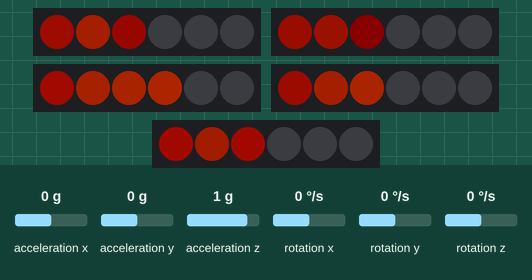
A sketch run on a simulated Seeed XIAO ESP32-C3. Parts: 5 × 6 RGB LEDs in strip order, left to right. The inputs (shaded band) are chosen by the test bench; at power-on: acceleration x 0 g, acceleration y 0 g, acceleration z 1 g, rotation x 0 °/s, rotation y 0 °/s, rotation z 0 °/s. Dim RGB values are drawn brighter than linear; random numbers use the default seed unless the sketch sets one; what the sketch prints to the serial monitor is not drawn.

Above: at 1.0 s.
At 10.86 s:
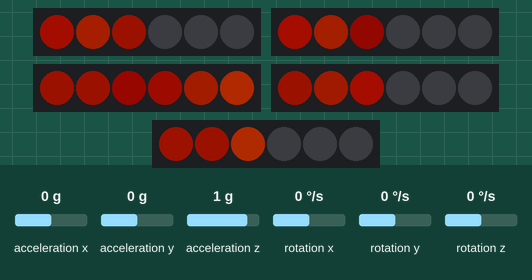
At 12.76 s:
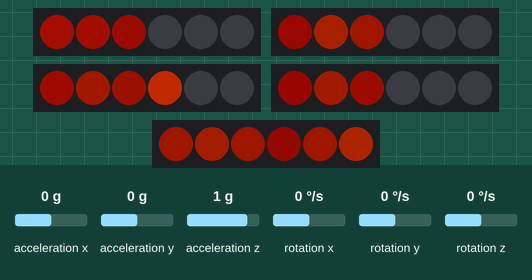
At 18.2 s:
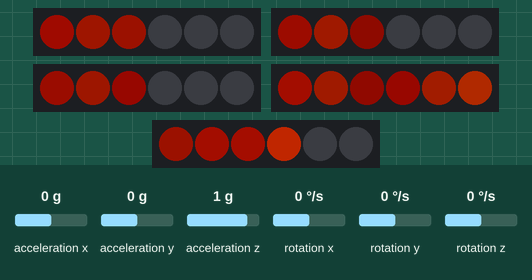
At 24.79 s:
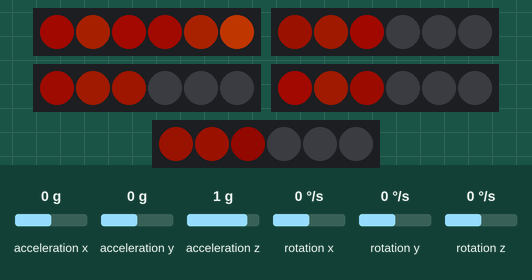
At 38.0 s:
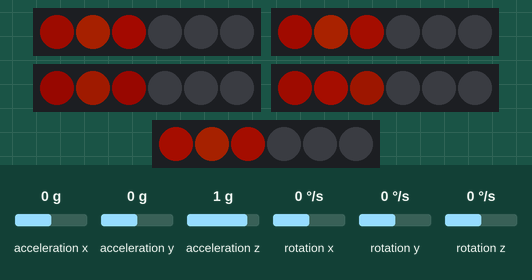

The sketch:

ThreeModeV1_original.ino
```cpp
#include <Wire.h>

#include <Adafruit_NeoPixel.h>

#include <SparkFunLSM6DS3.h>

#include <math.h>

// ============================================

// WARLOCK GLOVE - FIRE & LIGHTNING V3

// XIAO ESP32-C3

// ============================================

// GPIO numbers

#define THUMB_PIN    3

#define POINTER_PIN  4

#define MIDDLE_PIN   5

#define RING_PIN     6

#define PINKY_PIN    21

#define SDA_PIN 9

#define SCL_PIN 10

#define NUM_LEDS 6

#define NUM_FINGERS 5

// ============================================

// FIRE SETTINGS

// ============================================

#define MAX_BRIGHTNESS 85

#define FRAME_TIME 40

#define IGNITION_CHANCE 12

// ============================================

// GESTURE SETTINGS

// ============================================

#define ACCEL_THRESHOLD 2.0

#define GYRO_THRESHOLD 600.0

#define GESTURE_COOLDOWN 2000

// ============================================

// LIGHTNING SETTINGS

// ============================================

#define CHARGE_DURATION 1500

#define STRIKE_STEP 20

#define STRIKE_PAUSE 100

#define STRIKE_COUNT 3

// Keep white flashes limited to avoid

// excessive current draw from 30 LEDs.

#define LIGHTNING_BRIGHTNESS 100

// ============================================

// LED STRIPS

// ============================================

Adafruit_NeoPixel thumb(

  NUM_LEDS, THUMB_PIN, NEO_GRB + NEO_KHZ800

);

Adafruit_NeoPixel pointer(

  NUM_LEDS, POINTER_PIN, NEO_GRB + NEO_KHZ800

);

Adafruit_NeoPixel middle(

  NUM_LEDS, MIDDLE_PIN, NEO_GRB + NEO_KHZ800

);

Adafruit_NeoPixel ringFinger(

  NUM_LEDS, RING_PIN, NEO_GRB + NEO_KHZ800

);

Adafruit_NeoPixel pinky(

  NUM_LEDS, PINKY_PIN, NEO_GRB + NEO_KHZ800

);

Adafruit_NeoPixel* fingers[NUM_FINGERS] = {

  &thumb,

  &pointer,

  &middle,

  &ringFinger,

  &pinky

};

// ============================================

// ACCELEROMETER

// ============================================

LSM6DS3 imu(I2C_MODE, 0x6B);

// ============================================

// FIRE DATA

// ============================================

struct Flame {

  bool active;

  float position;

  float speed;

  float intensity;

  float decay;

  int maxHeight;

};

Flame flames[NUM_FINGERS];

unsigned long lastGesture = 0;

// ============================================

// FIRE COLOR

// ============================================

uint32_t fireColor(

  Adafruit_NeoPixel* strip,

  float intensity

) {

  intensity = constrain(intensity, 0, 255);

  uint8_t red;

  uint8_t green;

  uint8_t blue = 0;

  if (intensity < 80) {

    red = intensity * 1.5;

    green = intensity * 0.12;

  }

  else if (intensity < 170) {

    red = intensity;

    green = (intensity - 50) * 0.35;

  }

  else {

    red = 255;

    green = (intensity - 100) * 0.65;

  }

  return strip->Color(red, green, blue);

}

// ============================================

// START FIRE FLAME

// ============================================

void igniteFlame(int f) {

  flames[f].active = true;

  flames[f].position = 1.5;

  flames[f].speed = random(5, 13) / 100.0;

  flames[f].intensity = random(100, 190);

  flames[f].decay = random(2, 6) / 10.0;

  int chance = random(100);

  if (chance < 35) {

    flames[f].maxHeight = 3;

  }

  else if (chance < 75) {

    flames[f].maxHeight = 4;

  }

  else {

    flames[f].maxHeight = 5;

  }

}

// ============================================

// CONSTANT BASE FIRE

// ============================================

void drawBaseFire(

  Adafruit_NeoPixel* strip

) {

  float base1 = random(45, 90);

  float base2 = random(75, 140);

  float base3 = random(15, 95);

  strip->setPixelColor(

    0, fireColor(strip, base1)

  );

  strip->setPixelColor(

    1, fireColor(strip, base2)

  );

  strip->setPixelColor(

    2, fireColor(strip, base3)

  );

}

// ============================================

// UPDATE FIRE

// ============================================

void updateFire() {

  for (int f = 0; f < NUM_FINGERS; f++) {

    Adafruit_NeoPixel* strip = fingers[f];

    strip->clear();

    drawBaseFire(strip);

    Flame &flame = flames[f];

    if (!flame.active) {

      if (random(1000) < IGNITION_CHANCE) {

        igniteFlame(f);

      }

    }

    if (flame.active) {

      flame.position += flame.speed;

      if (flame.position < 3.5) {

        flame.intensity += random(1, 5);

      }

      else {

        flame.intensity -= flame.decay * 3;

      }

      flame.intensity = constrain(

        flame.intensity, 0, 230

      );

      for (int i = 2; i < NUM_LEDS; i++) {

        float distance = flame.position - i;

        float brightness = 0;

        if (

          distance >= -0.5 &&

          distance <= 0.5

        ) {

          brightness = flame.intensity;

        }

        else if (

          distance > 0.5 &&

          distance < 2.5

        ) {

          brightness =

            flame.intensity *

            (1.0 - distance / 2.5);

        }

        if (brightness > 0) {

          brightness *=

            random(75, 111) / 100.0;

        }

        brightness = constrain(

          brightness, 0, 255

        );

        if (brightness > 0) {

          strip->setPixelColor(

            i,

            fireColor(strip, brightness)

          );

        }

      }

      if (

        flame.position > flame.maxHeight ||

        flame.intensity < 15

      ) {

        flame.active = false;

      }

    }

    strip->show();

  }

}

// ============================================

// SET ALL FINGERS TO ONE COLOR

// ============================================

void setAll(

  uint8_t r,

  uint8_t g,

  uint8_t b

) {

  for (int f = 0; f < NUM_FINGERS; f++) {

    fingers[f]->fill(

      fingers[f]->Color(r, g, b)

    );

    fingers[f]->show();

  }

}

// ============================================

// CRYSTAL BLUE CHARGING

// ============================================

void lightningCharge() {

  unsigned long start = millis();

  while (millis() - start < CHARGE_DURATION) {

    float progress =

      (millis() - start) /

      (float)CHARGE_DURATION;

    // Increasing charge intensity

    int brightness =

      20 + progress * 110;

    // Rapid electrical fluctuations

    brightness += random(-20, 25);

    brightness = constrain(

      brightness, 5, 150

    );

    // Crystal blue

    uint8_t r = 0;

    uint8_t g = brightness * 0.65;

    uint8_t b = brightness;

    setAll(r, g, b);

    delay(40 - progress * 25);

  }

}

// ============================================

// SINGLE LIGHTNING STRIKE

// ============================================

void lightningStrike() {

  for (int led = 0; led < NUM_LEDS; led++) {

    for (int f = 0; f < NUM_FINGERS; f++) {

      Adafruit_NeoPixel* strip = fingers[f];

      strip->clear();

      // Bright white leading edge

      strip->setPixelColor(

        led,

        strip->Color(255, 255, 255)

      );

      // Short blue trail

      if (led > 0) {

        strip->setPixelColor(

          led - 1,

          strip->Color(20, 90, 255)

        );

      }

      if (led > 1) {

        strip->setPixelColor(

          led - 2,

          strip->Color(0, 20, 90)

        );

      }

      strip->show();

    }

    delay(STRIKE_STEP);

  }

  setAll(0, 0, 0);

}

// ============================================

// COMPLETE LIGHTNING SPELL

// ============================================

void castLightning() {

  // Stop fire

  setAll(0, 0, 0);

  // Increase brightness for lightning

  for (int f = 0; f < NUM_FINGERS; f++) {

    fingers[f]->setBrightness(

      LIGHTNING_BRIGHTNESS

    );

  }

  lightningCharge();

  // Triple lightning discharge

  for (int strike = 0;

       strike < STRIKE_COUNT;

       strike++) {

    lightningStrike();

    delay(STRIKE_PAUSE);

  }

  // Fade remaining electrical energy

  for (int b = 80; b >= 0; b -= 4) {

    setAll(0, b / 2, b);

    delay(20);

  }

  setAll(0, 0, 0);

  // Restore fire brightness

  for (int f = 0; f < NUM_FINGERS; f++) {

    fingers[f]->setBrightness(

      MAX_BRIGHTNESS

    );

  }

}

// ============================================

// DETECT WRIST FLICK

// ============================================

bool detectGesture() {

  float ax = imu.readFloatAccelX();

  float ay = imu.readFloatAccelY();

  float az = imu.readFloatAccelZ();

  float gx = imu.readFloatGyroX();

  float gy = imu.readFloatGyroY();

  float gz = imu.readFloatGyroZ();

  float acceleration =

    sqrt(ax * ax + ay * ay + az * az);

  float rotation =

    sqrt(gx * gx + gy * gy + gz * gz);

  if (

    acceleration > ACCEL_THRESHOLD &&

    rotation > GYRO_THRESHOLD

  ) {

    return true;

  }

  return false;

}

// ============================================

// SETUP

// ============================================

void setup() {

  Serial.begin(115200);

  Wire.begin(SDA_PIN, SCL_PIN);

  if (imu.begin() != 0) {

    Serial.println(

      "Accelerometer initialization failed!"

    );

    while (1);

  }

  randomSeed(micros());

  for (int f = 0; f < NUM_FINGERS; f++) {

    fingers[f]->begin();

    fingers[f]->setBrightness(

      MAX_BRIGHTNESS

    );

    fingers[f]->clear();

    fingers[f]->show();

    flames[f].active = false;

    flames[f].position = 0;

    flames[f].intensity = 0;

  }

  Serial.println("Warlock Glove Ready!");

}

// ============================================

// MAIN LOOP

// ============================================

void loop() {

  updateFire();

  // Prevent repeated triggers

  if (

    millis() - lastGesture >

    GESTURE_COOLDOWN

  ) {

    if (detectGesture()) {

      Serial.println("LIGHTNING!");

      castLightning();

      lastGesture = millis();

    }

  }

  delay(FRAME_TIME);

}
```
